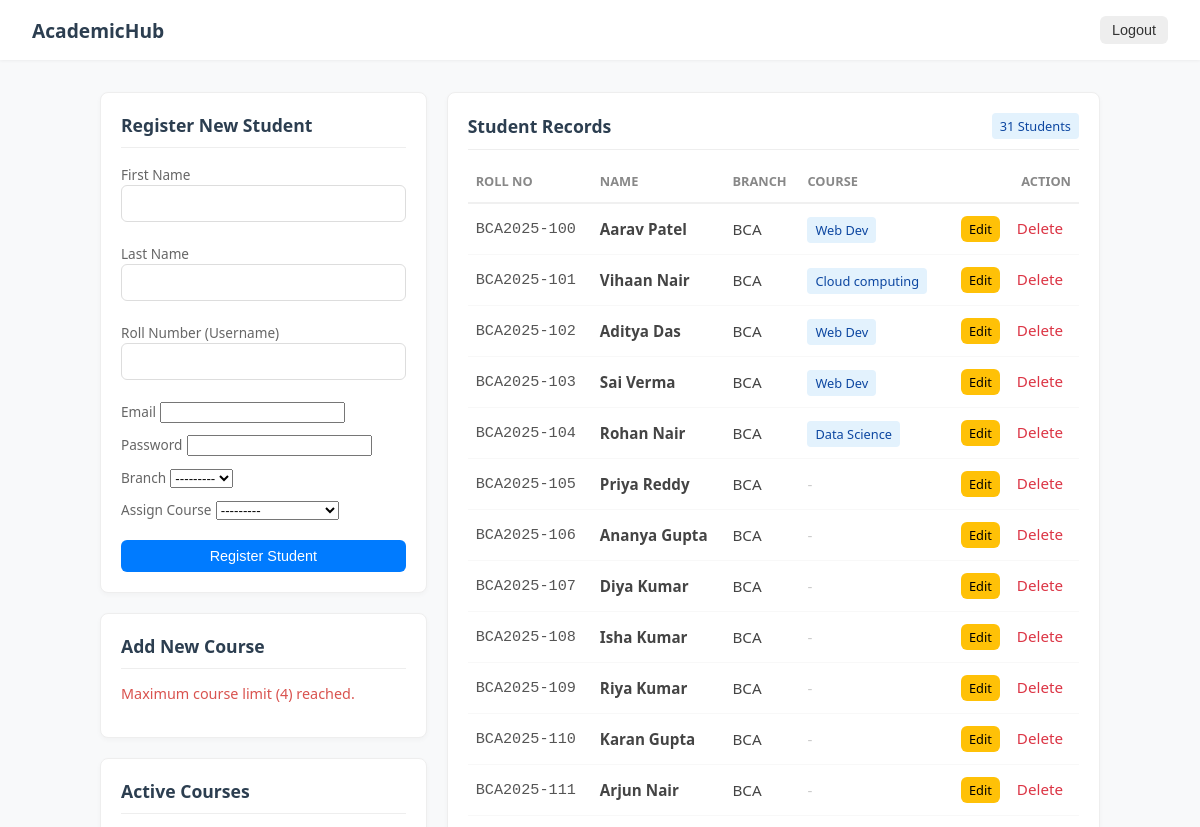
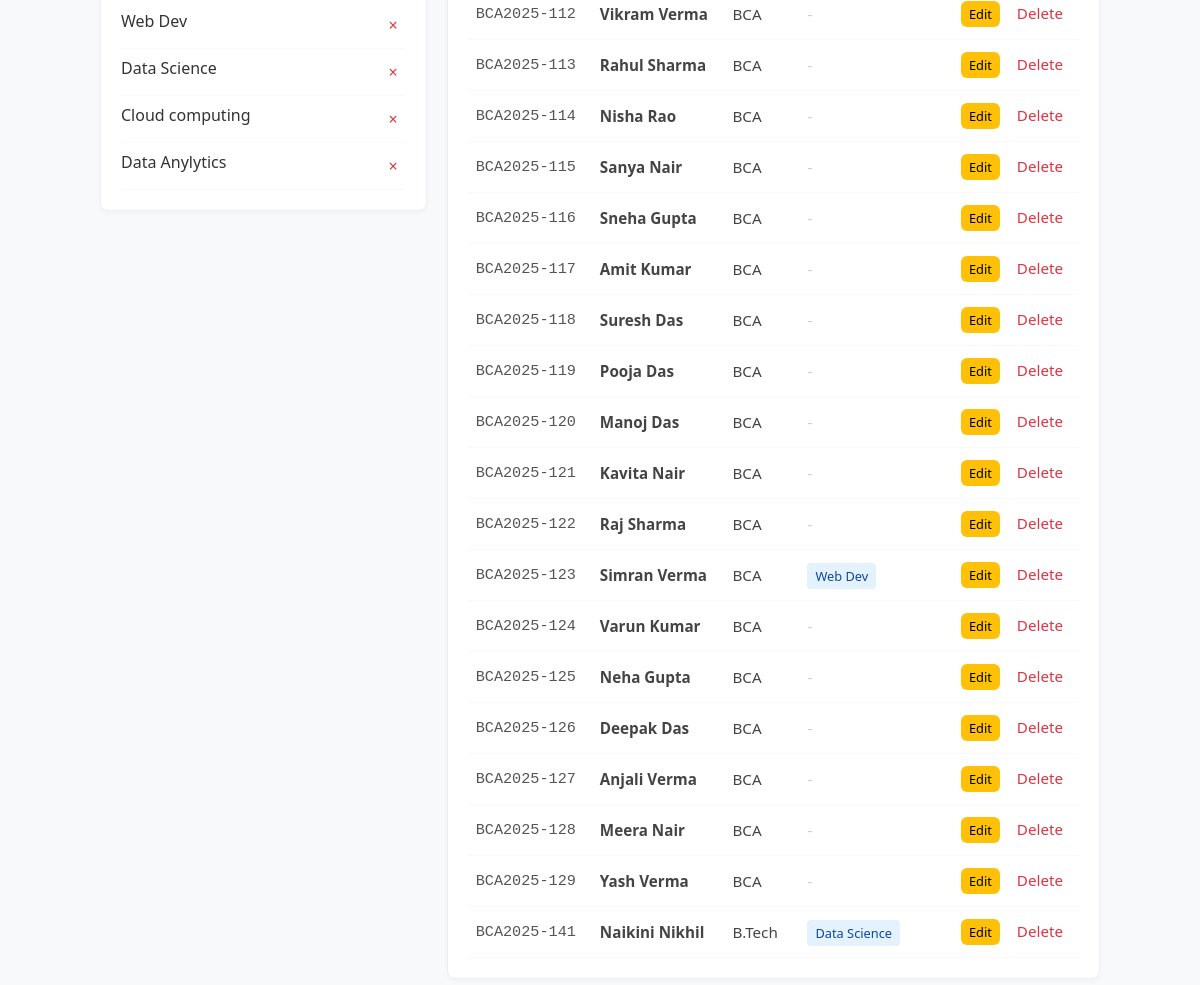
The app's page / (signed in) with its own data (2 pictures, top to bottom).
### students/models.py (models this page shows, shortened)
class Course(models.Model):
    name = models.CharField(max_length=100)
    description = models.TextField(blank=True)
    def __str__(self):
        return self.name

class Student(models.Model):
    BRANCH_CHOICES = [
        ('BCA', 'BCA'),
        ('B.Tech', 'B.Tech'),
        ('B.Sc', 'B.Sc'),
        ('BBA', 'BBA'),
    ]
    user = models.OneToOneField(User, on_delete=models.CASCADE)
    roll_number = models.CharField(max_length=20, unique=True)
    branch = models.CharField(max_length=10, choices=BRANCH_CHOICES)
    course = models.ForeignKey(Course, on_delete=models.SET_NULL, null=True)

### students/views.py (the view)
# urls.py: path('', views.dashboard_view, name='home'),
@login_required
def dashboard_view(request):
    if request.user.is_superuser:
        return admin_dashboard(request)
    else:
        return student_dashboard(request)

### students/forms.py (shortened to what this page needs)
class CourseForm(forms.ModelForm):
    class Meta:
        model = Course
        fields = ['name', 'description']

class StudentRegistrationForm(forms.ModelForm):
    password = forms.CharField(widget=forms.PasswordInput)
    first_name = forms.CharField(required=True)
    last_name = forms.CharField(required=True)
    email = forms.EmailField(required=True)
    class Meta:
        model = Student
        fields = ['roll_number', 'branch', 'course']

### students/views.py (called while the page is built, shortened)
def is_admin(user):
    return user.is_superuser

@user_passes_test(is_admin)
def admin_dashboard(request):
    students = Student.objects.all()
    courses = Course.objects.all()
    query = request.GET.get('q')
    if query:
        students = students.filter(
            Q(roll_number__icontains=query) |
            Q(user__first_name__icontains=query) |
            Q(user__last_name__icontains=query)
        )
    course_form = CourseForm()
    student_form = StudentRegistrationForm()
    return render(request, 'students/dashboard_admin.html', {
        'students': students,
        'courses': courses,
        'course_form': course_form,
        'student_form': student_form
    })

### students/templates/students/dashboard_admin.html (shortened to what this page needs)
{% extends 'students/base.html' %}
{% block content %}
<div class="grid">
    <div>
        <div class="card">
            <h3>Register New Student</h3>
            <form method="post">
                <div style="margin-bottom: 10px;">
                    <label style="font-size: 0.85rem; color:#666;">First Name</label>
                    {{ student_form.first_name }}
                </div>
                <div style="margin-bottom: 10px;">
                    <label style="font-size: 0.85rem; color:#666;">Last Name</label>
                    {{ student_form.last_name }}
                </div>
                <div style="margin-bottom: 10px;">
                    <label style="font-size: 0.85rem; color:#666;">Roll Number (Username)</label>
                    {{ student_form.roll_number }}
                </div>
                <div style="margin-bottom: 10px;">
                    <label style="font-size: 0.85rem; color:#666;">Email</label>
                    {{ student_form.email }}
                </div>
                <div style="margin-bottom: 10px;">
                    <label style="font-size: 0.85rem; color:#666;">Password</label>
                    {{ student_form.password }}
                </div>
                <div style="margin-bottom: 10px;">
                    <label style="font-size: 0.85rem; color:#666;">Branch</label>
                    {{ student_form.branch }}
                </div>
                <div style="margin-bottom: 10px;">
                    <label style="font-size: 0.85rem; color:#666;">Assign Course</label>
                    {{ student_form.course }}
                </div>
                <button type="submit" class="btn btn-primary" style="margin-top: 10px;">Register Student</button>
            </form>
        </div>
        <div class="card">
            <h3>Add New Course</h3>
            {% if courses.count < 4 %}
                <form method="post">
                    {% csrf_token %}
                    <input type="hidden" name="add_course" value="true">
                    <label style="font-size: 0.9rem; color:#666;">Course Name</label>
                    {{ course_form.name }}
                    <button type="submit" class="btn btn-primary" style="margin-top: 10px; background-color: #28a745;">+ Add Course</button>
                </form>
            {% else %}
                <p style="color: #d9534f; font-size: 0.9rem;">Maximum course limit (4) reached.</p>
            {% endif %}
        </div>
        <div class="card">
            <h3>Active Courses</h3>
            <ul style="list-style: none; padding: 0; margin: 0;">
                {% for course in courses %}
                    <li style="display: flex; justify-content: space-between; padding: 8px 0; border-bottom: 1px solid #f9f9f9;">
                        <span>{{ course.name }}</span>
                        <a href="{% url 'delete_course' course.id %}" class="btn-danger">×</a>
                    </li>
                {% empty %}
                    <li style="color: #999; font-style: italic;">No courses yet.</li>
                {% endfor %}
            </ul>
        </div>
    </div>
    <div>
        <div class="card">
            <div style="display: flex; justify-content: space-between; align-items: center; border-bottom: 1px solid #eee; padding-bottom: 10px; margin-bottom: 10px;">
                <h3 style="border:none; margin:0; padding:0;">Student Records</h3>
                <span class="tag">{{ students.count }} Students</span>
            </div>
            <table>
                <thead>
                    <tr>
                        <th>Roll No</th>
                        <th>Name</th>
                        <th>Branch</th>
                        <th>Course</th>
                        <th style="text-align: right;">Action</th>
                    </tr>
                </thead>
                <tbody>
                    {% for s in students %}
                    <tr>
                        <td style="font-family: monospace; color: #555;">{{ s.roll_number }}</td>
                        <td><strong>{{ s.user.first_name }} {{ s.user.last_name }}</strong></td>
                        <td>{{ s.branch }}</td>
                        <td>
                            {% if s.course %}
                                <span class="tag">{{ s.course.name }}</span>
                            {% else %}
                                <span style="color: #ccc;">-</span>
                            {% endif %}
                        </td>
                        <td style="text-align: right;">
    <a href="{% url 'edit_student' s.id %}" class="btn" style="background:#ffc107; color:black; padding:4px 8px; margin-right:5px; font-size:0.8rem;">Edit</a>
    <a href="{% url 'delete_student' s.id %}" class="btn-danger">Delete</a>
</td>
                    </tr>
                    {% endfor %}
                </tbody>
            </table>
        </div>
    </div>
</div>
{% endblock %}

### students/templates/students/base.html (shortened to what this page needs)
<!DOCTYPE html>
<html>
<head>
</head>
<body>
    <div class="navbar">
        <div class="brand">AcademicHub</div>
        <div class="user-info">
            {% if user.is_authenticated %}
                <form action="{% url 'logout' %}" method="post" style="display:inline;">
                    <button type="submit" class="btn btn-logout">Logout</button>
                </form>
            {% endif %}
        </div>
    </div>
    <div class="container">
        {% block content %}{% endblock %}
    </div>
</body>
</html>

### students/templates/students/base.html (style rules this page uses)
body { margin: 0; padding: 0; font-family: 'Segoe UI', system-ui, sans-serif; background-color: #f8f9fa; color: #333; }
a { text-decoration: none; color: inherit; }
.navbar { background: white; padding: 0 2rem; height: 60px; display: flex; align-items: center; justify-content: space-between; box-shadow: 0 1px 3px rgba(0,0,0,0.05); }
.navbar .brand { font-weight: 700; font-size: 1.2rem; color: #2c3e50; }
.navbar .user-info { font-size: 0.9rem; color: #666; }
.container { max-width: 1000px; margin: 2rem auto; padding: 0 1rem; }
.grid { display: grid; grid-template-columns: 1fr 2fr; gap: 20px; }
.card { background: white; border-radius: 8px; padding: 20px; box-shadow: 0 2px 5px rgba(0,0,0,0.03); margin-bottom: 20px; border: 1px solid #eee; }
.card h3 { margin-top: 0; font-size: 1.1rem; color: #2c3e50; border-bottom: 1px solid #eee; padding-bottom: 10px; margin-bottom: 15px; }
table { width: 100%; border-collapse: collapse; margin-top: 10px; font-size: 0.95rem; }
th { text-align: left; color: #888; font-weight: 600; font-size: 0.8rem; text-transform: uppercase; padding: 12px 8px; border-bottom: 2px solid #f0f0f0; }
td { padding: 12px 8px; border-bottom: 1px solid #f8f8f8; color: #444; }
input[type="text"] { width: 100%; padding: 10px; border: 1px solid #ddd; border-radius: 6px; box-sizing: border-box; margin-bottom: 10px; }
.btn { display: inline-block; padding: 8px 16px; border-radius: 6px; font-size: 0.9rem; border: none; cursor: pointer; transition: 0.2s; }
.btn-primary { background: #007bff; color: white; width: 100%; }
.btn-danger { color: #dc3545; background: none; padding: 4px 8px; }
.btn-logout { background: #eee; color: #333; margin-left: 10px; padding: 6px 12px; }
.tag { background: #e3f2fd; color: #0d47a1; padding: 4px 8px; border-radius: 4px; font-size: 0.8rem; font-weight: 500; }

### records on screen
Course: name "Web Dev"
Course: name "Data Science"
Course: name "Cloud computing"
Course: name "Data Anylytics"
Student: roll_number "BCA2025-100", user.first_name "Aarav", user.last_name "Patel", branch "BCA", course.name "Web Dev"
Student: roll_number "BCA2025-101", user.first_name "Vihaan", user.last_name "Nair", branch "BCA", course.name "Cloud computing"
Student: roll_number "BCA2025-102", user.first_name "Aditya", user.last_name "Das", branch "BCA", course.name "Web Dev"
Student: roll_number "BCA2025-103", user.first_name "Sai", user.last_name "Verma", branch "BCA", course.name "Web Dev"
Student: roll_number "BCA2025-104", user.first_name "Rohan", user.last_name "Nair", branch "BCA", course.name "Data Science"
Student: roll_number "BCA2025-105", user.first_name "Priya", user.last_name "Reddy", branch "BCA"
Student: roll_number "BCA2025-106", user.first_name "Ananya", user.last_name "Gupta", branch "BCA"
Student: roll_number "BCA2025-107", user.first_name "Diya", user.last_name "Kumar", branch "BCA"
Student: roll_number "BCA2025-108", user.first_name "Isha", user.last_name "Kumar", branch "BCA"
Student: roll_number "BCA2025-109", user.first_name "Riya", user.last_name "Kumar", branch "BCA"
Student: roll_number "BCA2025-110", user.first_name "Karan", user.last_name "Gupta", branch "BCA"
Student: roll_number "BCA2025-111", user.first_name "Arjun", user.last_name "Nair", branch "BCA"
Student: roll_number "BCA2025-112", user.first_name "Vikram", user.last_name "Verma", branch "BCA"
Student: roll_number "BCA2025-113", user.first_name "Rahul", user.last_name "Sharma", branch "BCA"
Student: roll_number "BCA2025-114", user.first_name "Nisha", user.last_name "Rao", branch "BCA"
Student: roll_number "BCA2025-115", user.first_name "Sanya", user.last_name "Nair", branch "BCA"
Student: roll_number "BCA2025-116", user.first_name "Sneha", user.last_name "Gupta", branch "BCA"
Student: roll_number "BCA2025-117", user.first_name "Amit", user.last_name "Kumar", branch "BCA"
Student: roll_number "BCA2025-118", user.first_name "Suresh", user.last_name "Das", branch "BCA"
Student: roll_number "BCA2025-119", user.first_name "Pooja", user.last_name "Das", branch "BCA"
Student: roll_number "BCA2025-120", user.first_name "Manoj", user.last_name "Das", branch "BCA"
Student: roll_number "BCA2025-121", user.first_name "Kavita", user.last_name "Nair", branch "BCA"
Student: roll_number "BCA2025-122", user.first_name "Raj", user.last_name "Sharma", branch "BCA"
Student: roll_number "BCA2025-123", user.first_name "Simran", user.last_name "Verma", branch "BCA", course.name "Web Dev"
Student: roll_number "BCA2025-124", user.first_name "Varun", user.last_name "Kumar", branch "BCA"
Student: roll_number "BCA2025-125", user.first_name "Neha", user.last_name "Gupta", branch "BCA"
Student: roll_number "BCA2025-126", user.first_name "Deepak", user.last_name "Das", branch "BCA"
Student: roll_number "BCA2025-127", user.first_name "Anjali", user.last_name "Verma", branch "BCA"
Student: roll_number "BCA2025-128", user.first_name "Meera", user.last_name "Nair", branch "BCA"
Student: roll_number "BCA2025-129", user.first_name "Yash", user.last_name "Verma", branch "BCA"
Student: roll_number "BCA2025-141", user.first_name "Naikini", user.last_name "Nikhil", branch "B.Tech", course.name "Data Science"

### other values on screen
{{ students.count }} "31"
